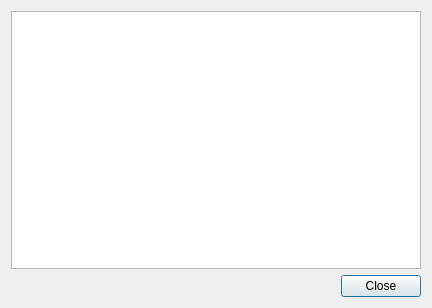
<?xml version="1.0" encoding="UTF-8"?>
<ui version="4.0">
 <author>Evan Teran</author>
 <class>AnalyzerPlugin::DialogXRefs</class>
 <widget class="QDialog" name="DialogXRefs">
  <property name="geometry">
   <rect>
    <x>0</x>
    <y>0</y>
    <width>432</width>
    <height>308</height>
   </rect>
  </property>
  <property name="windowTitle">
   <string>X-Refs For %1</string>
  </property>
  <layout class="QGridLayout" name="gridLayout">
   <item row="0" column="0" colspan="2">
    <widget class="QListWidget" name="listReferences"/>
   </item>
   <item row="1" column="1">
    <widget class="QDialogButtonBox" name="buttonBox">
     <property name="orientation">
      <enum>Qt::Horizontal</enum>
     </property>
     <property name="standardButtons">
      <set>QDialogButtonBox::Close</set>
     </property>
    </widget>
   </item>
  </layout>
 </widget>
 <resources/>
 <connections>
  <connection>
   <sender>buttonBox</sender>
   <signal>accepted()</signal>
   <receiver>DialogXRefs</receiver>
   <slot>accept()</slot>
   <hints>
    <hint type="sourcelabel">
     <x>425</x>
     <y>320</y>
    </hint>
    <hint type="destinationlabel">
     <x>157</x>
     <y>274</y>
    </hint>
   </hints>
  </connection>
  <connection>
   <sender>buttonBox</sender>
   <signal>rejected()</signal>
   <receiver>DialogXRefs</receiver>
   <slot>reject()</slot>
   <hints>
    <hint type="sourcelabel">
     <x>425</x>
     <y>326</y>
    </hint>
    <hint type="destinationlabel">
     <x>286</x>
     <y>274</y>
    </hint>
   </hints>
  </connection>
 </connections>
</ui>
